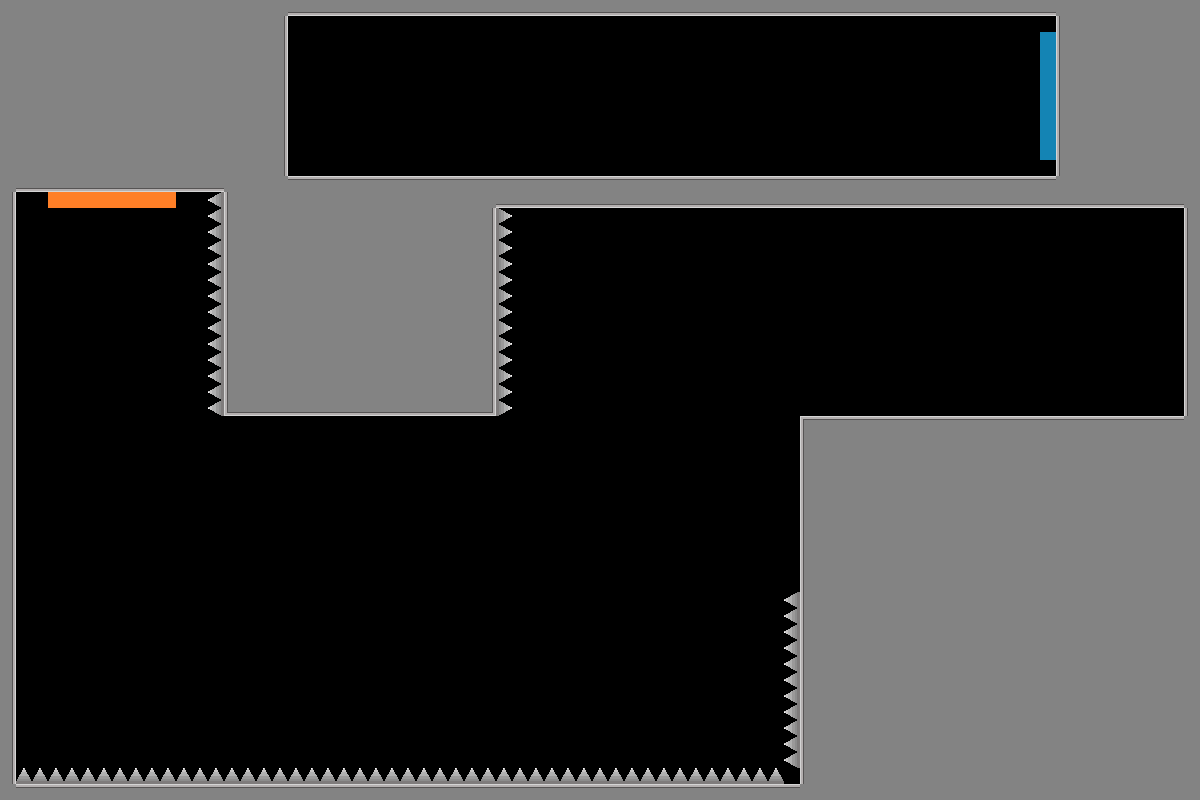

A 2D game scene composited from a Tiled map and its tileset images. What follows is a short description and the map's XML, with each tile layer's data collapsed to a summary:
An orthogonal 75x50 tile map with 16x16 px tiles, 1 tile layer (Tile Layer 1) and 4 objects (B_portal_rwall, Orange, clock, bullet_pickup).

<map version="1.10" tiledversion="1.12.2" orientation="orthogonal" renderorder="right-down" width="75" height="50" tilewidth="16" tileheight="16" infinite="0" nextlayerid="3" nextobjectid="14">
 <tileset firstgid="1" source="place_holder_tileset.tsx" />
 <layer id="1" name="Tile Layer 1" width="75" height="50">
  <data>[3750 cells, 1504 non-empty, 13 distinct tile ids]</data>
 </layer>
 <objectgroup id="2" name="object_layer">
  <object id="5" name="B_portal_rwall" x="1040.55" y="32.2854" width="16" height="128" opacity="0">
   <properties>
    <property name="portal_id" type="int" value="1" />
    <property name="portal_rotation" type="int" value="270" />
    <property name="portal_target" type="int" value="2" />
    <property name="portal_type" value="portal" />
   </properties>
  </object>
  <object id="6" name="Orange" x="49.1785" y="190.339" width="125.678" height="19.125">
   <properties>
    <property name="portal_id" type="int" value="2" />
    <property name="portal_rotation" type="int" value="180" />
    <property name="portal_target" type="int" value="1" />
    <property name="portal_type" value="portal" />
   </properties>
  </object>
  <object id="12" name="time_stop" type="clock" x="39.4144" y="662.935" width="80" height="80">
   <properties>
    <property name="ability_type" value="clock" />
   </properties>
   <ellipse />
  </object>
  <object id="13" name="bullet_pickup" x="310.904" y="420.008" width="90" height="60">
   <properties>
    <property name="ability_type" value="bullet_pickup" />
   </properties>
  </object>
 </objectgroup>
</map>
